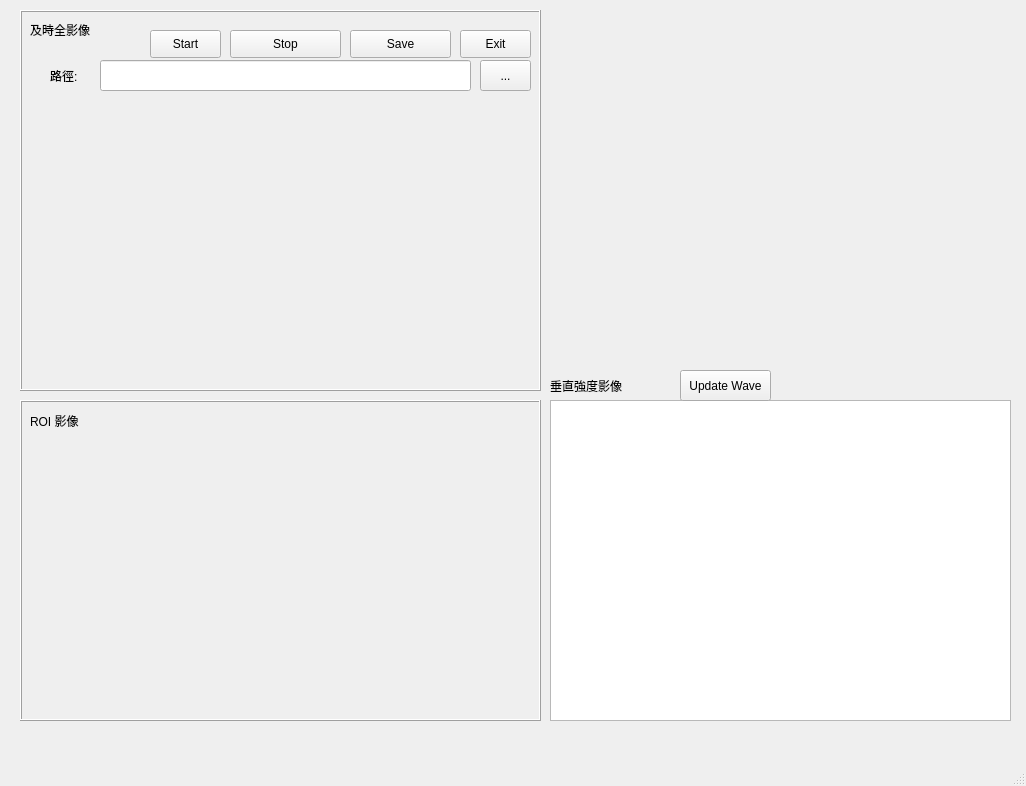
<?xml version="1.0" encoding="UTF-8"?>
<ui version="4.0">
 <class>CamShow</class>
 <widget class="QMainWindow" name="CamShow">
  <property name="geometry">
   <rect>
    <x>0</x>
    <y>0</y>
    <width>1026</width>
    <height>786</height>
   </rect>
  </property>
  <property name="minimumSize">
   <size>
    <width>1026</width>
    <height>0</height>
   </size>
  </property>
  <property name="maximumSize">
   <size>
    <width>1026</width>
    <height>786</height>
   </size>
  </property>
  <property name="windowTitle">
   <string>CamShow</string>
  </property>
  <widget class="QWidget" name="centralwidget">
   <widget class="QFrame" name="ROIFm">
    <property name="geometry">
     <rect>
      <x>20</x>
      <y>400</y>
      <width>521</width>
      <height>321</height>
     </rect>
    </property>
    <property name="frameShape">
     <enum>QFrame::Box</enum>
    </property>
    <property name="frameShadow">
     <enum>QFrame::Raised</enum>
    </property>
    <widget class="QLabel" name="DispCopyImg">
     <property name="geometry">
      <rect>
       <x>60</x>
       <y>40</y>
       <width>411</width>
       <height>261</height>
      </rect>
     </property>
     <property name="text">
      <string/>
     </property>
    </widget>
    <widget class="QLabel" name="label_7">
     <property name="geometry">
      <rect>
       <x>10</x>
       <y>10</y>
       <width>91</width>
       <height>21</height>
      </rect>
     </property>
     <property name="styleSheet">
      <string notr="true">font: 12pt &quot;Calibri&quot;;</string>
     </property>
     <property name="text">
      <string>ROI 影像</string>
     </property>
    </widget>
   </widget>
   <widget class="QFrame" name="FullFm">
    <property name="geometry">
     <rect>
      <x>20</x>
      <y>10</y>
      <width>521</width>
      <height>381</height>
     </rect>
    </property>
    <property name="styleSheet">
     <string notr="true">font: 12pt &quot;Calibri&quot;;</string>
    </property>
    <property name="frameShape">
     <enum>QFrame::Box</enum>
    </property>
    <property name="frameShadow">
     <enum>QFrame::Raised</enum>
    </property>
    <widget class="QPushButton" name="ShowBt">
     <property name="geometry">
      <rect>
       <x>130</x>
       <y>20</y>
       <width>71</width>
       <height>28</height>
      </rect>
     </property>
     <property name="text">
      <string>Start</string>
     </property>
    </widget>
    <widget class="QPushButton" name="StopBt">
     <property name="geometry">
      <rect>
       <x>210</x>
       <y>20</y>
       <width>111</width>
       <height>28</height>
      </rect>
     </property>
     <property name="text">
      <string>Stop</string>
     </property>
    </widget>
    <widget class="QPushButton" name="RecordBt">
     <property name="geometry">
      <rect>
       <x>330</x>
       <y>20</y>
       <width>101</width>
       <height>28</height>
      </rect>
     </property>
     <property name="text">
      <string>Save</string>
     </property>
    </widget>
    <widget class="QLabel" name="DispLb">
     <property name="geometry">
      <rect>
       <x>50</x>
       <y>90</y>
       <width>411</width>
       <height>261</height>
      </rect>
     </property>
     <property name="text">
      <string/>
     </property>
    </widget>
    <widget class="QLineEdit" name="FilePathLE">
     <property name="geometry">
      <rect>
       <x>80</x>
       <y>50</y>
       <width>371</width>
       <height>31</height>
      </rect>
     </property>
     <property name="text">
      <string/>
     </property>
     <property name="readOnly">
      <bool>true</bool>
     </property>
    </widget>
    <widget class="QLabel" name="label_4">
     <property name="geometry">
      <rect>
       <x>30</x>
       <y>50</y>
       <width>51</width>
       <height>31</height>
      </rect>
     </property>
     <property name="text">
      <string>路徑:</string>
     </property>
    </widget>
    <widget class="QLabel" name="label_5">
     <property name="geometry">
      <rect>
       <x>10</x>
       <y>10</y>
       <width>121</width>
       <height>20</height>
      </rect>
     </property>
     <property name="text">
      <string>及時全影像</string>
     </property>
    </widget>
    <widget class="QToolButton" name="FilePathBt">
     <property name="geometry">
      <rect>
       <x>460</x>
       <y>50</y>
       <width>51</width>
       <height>31</height>
      </rect>
     </property>
     <property name="toolTip">
      <string>&lt;html&gt;&lt;head/&gt;&lt;body&gt;&lt;p align=&quot;center&quot;&gt;...&lt;/p&gt;&lt;p align=&quot;center&quot;&gt;&lt;br/&gt;&lt;/p&gt;&lt;/body&gt;&lt;/html&gt;</string>
     </property>
     <property name="text">
      <string>...</string>
     </property>
    </widget>
    <widget class="QPushButton" name="ExitBt">
     <property name="geometry">
      <rect>
       <x>440</x>
       <y>20</y>
       <width>71</width>
       <height>28</height>
      </rect>
     </property>
     <property name="text">
      <string>Exit</string>
     </property>
    </widget>
   </widget>
   <widget class="PlotWidget" name="AvgPlot">
    <property name="geometry">
     <rect>
      <x>550</x>
      <y>400</y>
      <width>461</width>
      <height>321</height>
     </rect>
    </property>
   </widget>
   <widget class="QLabel" name="label_8">
    <property name="geometry">
     <rect>
      <x>550</x>
      <y>370</y>
      <width>131</width>
      <height>31</height>
     </rect>
    </property>
    <property name="styleSheet">
     <string notr="true">font: 12pt &quot;Calibri&quot;;</string>
    </property>
    <property name="text">
     <string>垂直強度影像</string>
    </property>
   </widget>
   <widget class="QPushButton" name="btnUpdate">
    <property name="geometry">
     <rect>
      <x>680</x>
      <y>370</y>
      <width>91</width>
      <height>31</height>
     </rect>
    </property>
    <property name="text">
     <string>Update Wave</string>
    </property>
   </widget>
  </widget>
  <widget class="QMenuBar" name="menubar">
   <property name="geometry">
    <rect>
     <x>0</x>
     <y>0</y>
     <width>1026</width>
     <height>25</height>
    </rect>
   </property>
  </widget>
  <widget class="QStatusBar" name="statusbar"/>
 </widget>
 <customwidgets>
  <customwidget>
   <class>PlotWidget</class>
   <extends>QGraphicsView</extends>
   <header>pyqtgraph</header>
  </customwidget>
 </customwidgets>
 <resources/>
 <connections/>
</ui>
